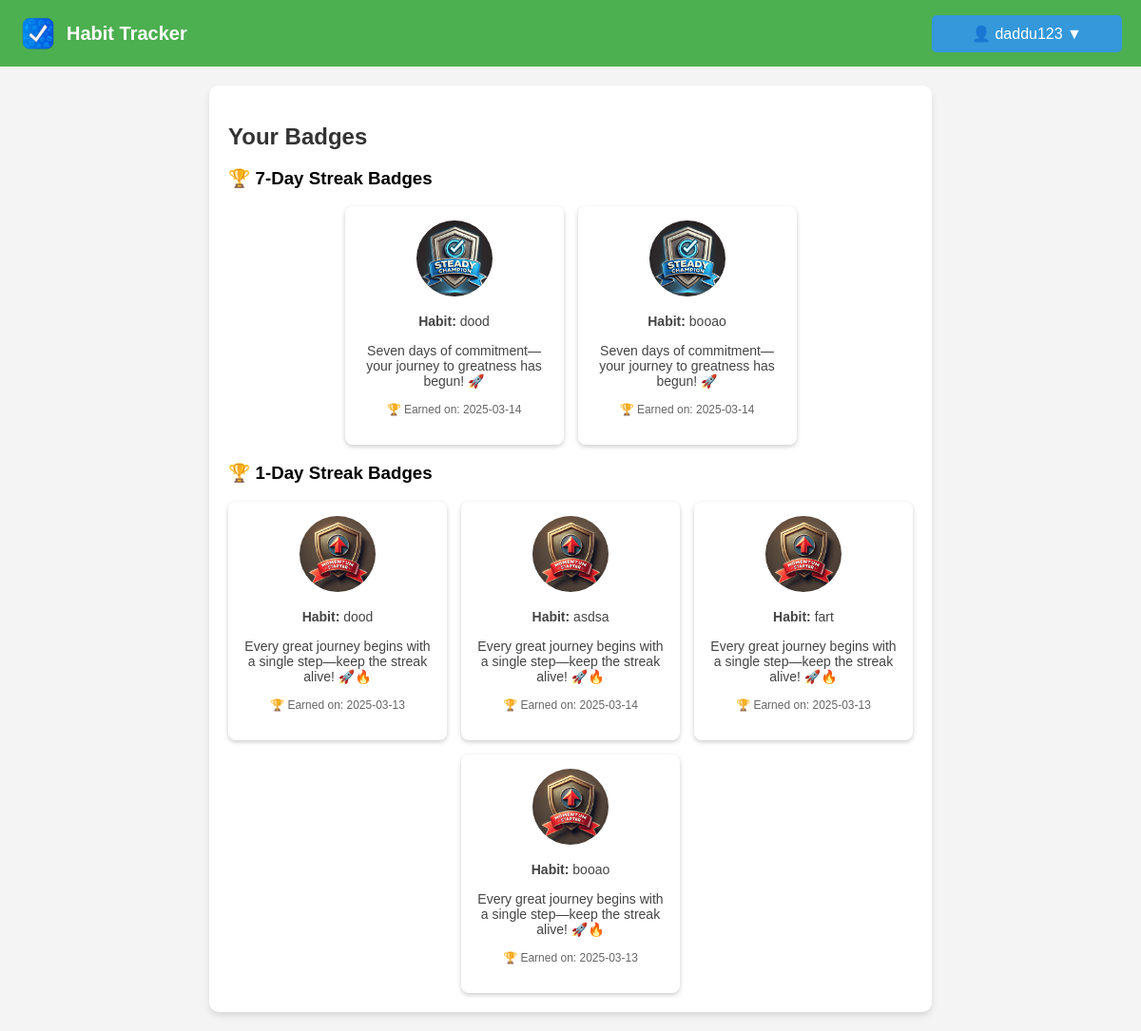
Page /badges (signed in) on the committed database.
### models.py (models this page shows, shortened)
class UserBadge(db.Model):
    id = db.Column(db.Integer, primary_key=True)
    user_id = db.Column(db.Integer, db.ForeignKey('user.id'), nullable=False)
    habit_id = db.Column(db.Integer, db.ForeignKey('activity.id'), nullable=False)
    habit_name = db.Column(db.String(100))  # New column to store habit name
    badge_id = db.Column(db.Integer, db.ForeignKey('badge.id'), nullable=False)
    awarded_at = db.Column(db.DateTime, default=datetime.utcnow)
    user = db.relationship('User', backref=db.backref('earned_badges', lazy=True))
    badge = db.relationship('Badge', backref=db.backref('awarded_to', lazy=True))

class Badge(db.Model):
    id = db.Column(db.Integer, primary_key=True)
    name = db.Column(db.String(100), nullable=False, unique=True)  # Badge name
    description = db.Column(db.Text, nullable=True)  # Description
    streak_required = db.Column(db.Integer, nullable=False)  # Streak condition
    created_at = db.Column(db.DateTime, default=datetime.utcnow)
    image_filename = db.Column(db.String(255), nullable=False)

class Activity(db.Model):
    id = db.Column(db.Integer, primary_key=True)
    name = db.Column(db.String(120), nullable=False)
    user_id = db.Column(db.Integer, db.ForeignKey('user.id'), nullable=False)
    streak = db.Column(db.Integer, default=0)
    last_completed = db.Column(db.DateTime, default=None)
    date_added = db.Column(db.Date, default=datetime.utcnow)

### routes.py (the view)
@main_bp.route('/badges')
def badges():
    if 'user_id' not in session:
        flash("You need to log in first.", "danger")
        return redirect(url_for('main.login'))
    user_id = session['user_id']
    user_badges = UserBadge.query.filter_by(user_id=user_id).all()
    for badge in user_badges:
        badge.badge.name_escaped = json.dumps(badge.badge.name)
        badge.badge.description_escaped = json.dumps(badge.badge.description)
        badge.habit = Activity.query.get(badge.habit_id)
    streak_groups = {
        360: [],
        180: [],
        30: [],
        7: [],
        1: []
    }
    for badge in user_badges:
        if badge.badge and badge.badge.streak_required:
            if badge.badge.streak_required in streak_groups:
                streak_groups[badge.badge.streak_required].append(badge)
    sorted_streak_groups = {
        k: streak_groups[k] for k in sorted(streak_groups.keys(), reverse=True)
    }
    return render_template(
        'badges.html',
        username=session['username'],
        streak_groups=sorted_streak_groups
    )

### templates/badges.html (shortened to what this page needs)
<!DOCTYPE html>
<html lang="en">
  <head>
    <link
      rel="stylesheet"
      href="{{ url_for('static', filename='styles.css') }}"
    />
  </head>
  <body>
    <nav class="navbar">
      <div class="logo">
        <img
          src="{{ url_for('static', filename='logo.png') }}"
          alt="Habit Tracker Logo"
        />
        <span class="app-name">Habit Tracker</span>
      </div>
      <div class="nav-buttons">
        <div class="dropdown">
          <button class="dropbtn">👤 {{ session['username'] }} ▼</button>
        </div>
      </div>
    </nav>
    <div class="container">
      <h2>Your Badges</h2>
      {% if streak_groups %} {% for streak, badges in streak_groups.items() %}
      {% if badges %}
      <div class="badge-group">
        <h3>🏆 {{ streak }}-Day Streak Badges</h3>
        <div class="badge-grid">
          {% for badge in badges %}
          <div
            class="badge-card"
            onclick="openBadgeModal(
                      '{{ badge.badge.name }}',
                      '{{ badge.badge.description }}',
                      '{{ url_for('static', filename='badges/' + badge.badge.image_filename) }}',
                      '{% if badge.habit %}{{ badge.habit.name }}{% else %}{{ badge.habit_name }}{% endif %}'
                    )"
          >
            <img
              src="{{ url_for('static', filename='badges/' + badge.badge.image_filename) }}"
              alt="{{ badge.badge.name }}"
              title="{{ badge.badge.name }}"
              class="badge-img"
            />
            <p>
              <strong>Habit:</strong>
              {% if badge.habit %} {{ badge.habit.name }} {% else %} {{
              badge.habit_name }} {% endif %}
            </p>
            <p>{{ badge.badge.description }}</p>
            <p class="badge-earned">
              🏆 Earned on: {{ badge.awarded_at.strftime('%Y-%m-%d') }}
            </p>
          </div>
          {% endfor %}
        </div>
      </div>
      {% endif %} {% endfor %} {% else %}
      <p>
        No badges earned yet. Keep tracking your habits to unlock achievements!
      </p>
      {% endif %}
    </div>
  </body>
</html>

### static/styles.css (style rules this page uses)
body { margin: 0; padding: 0; font-family: Arial, sans-serif; background-color: #f4f4f4; }
.navbar { display: flex; justify-content: space-between; align-items: center; background-color: #4CAF50; padding: 15px 20px; color: white; }
.logo { display: flex; align-items: center; }
.logo img { width: 40px; height: 40px; margin-right: 10px; }
.app-name { font-size: 20px; font-weight: bold; }
.dropbtn { background-color: #3498db; color: white; padding: 10px 16px; font-size: 16px; border: none; cursor: pointer; border-radius: 5px; }
.dropdown { position: relative; display: inline-block; }
.container { width: 60%; margin: 20px auto; padding: 20px; background: white; box-shadow: 0px 4px 6px rgba(0, 0, 0, 0.1); border-radius: 10px; }
h2 { color: #333; margin-bottom: 15px; }
button { padding: 8px 12px; width: 200px; border: none; border-radius: 5px; font-size: 14px; cursor: pointer; transition: 0.3s ease-in-out; }
p { font-size: 14px; color: #444; margin-bottom: 15px; }
.badge-earned { font-size: 12px; color: #666; }
.badge-grid { display: flex; flex-wrap: wrap; gap: 15px; justify-content: center; }
.badge-card { background: #fff; padding: 15px; border-radius: 8px; box-shadow: 0 2px 5px rgba(0, 0, 0, 0.2); text-align: center; width: 200px; cursor: pointer; transition: transform 0.2s; }
.badge-img { width: 80px; height: 80px; border-radius: 50%; }

### rows in the picture
UserBadge: image_filename (picture), habit_name "dood", badge.description "Seven days of commitment—your journey to greatness has begun! 🚀", awarded_at "2025-03-14"
UserBadge: image_filename (picture), habit.name "booao", badge.description "Seven days of commitment—your journey to greatness has begun! 🚀", awarded_at "2025-03-14"
UserBadge: image_filename (picture), habit_name "dood", badge.description "Every great journey begins with a single step—keep the streak alive! 🚀🔥", awarded_at "2025-03-13"
UserBadge: image_filename (picture), habit.name "asdsa", badge.description "Every great journey begins with a single step—keep the streak alive! 🚀🔥", awarded_at "2025-03-14"
UserBadge: image_filename (picture), habit.name "fart", badge.description "Every great journey begins with a single step—keep the streak alive! 🚀🔥", awarded_at "2025-03-13"
UserBadge: image_filename (picture), habit.name "booao", badge.description "Every great journey begins with a single step—keep the streak alive! 🚀🔥", awarded_at "2025-03-13"

### other values in the picture
{{ session['username'] }} "daddu123"
{{ streak }} "7" "1"
